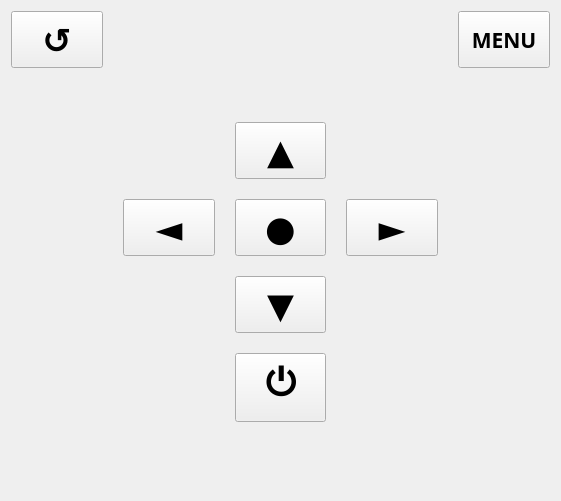
   <widget class="QWidget" name="gridLayoutWidget">
    <property name="geometry">
     <rect>
      <x>40</x>
      <y>528</y>
      <width>561</width>
      <height>459</height>
     </rect>
    </property>
    <layout class="QGridLayout" name="gridLayout">
     <property name="spacing">
      <number>20</number>
     </property>
     <item row="2" column="3">
      <widget class="QLabel" name="label_2">
       <property name="text">
        <string/>
       </property>
      </widget>
     </item>
     <item row="0" column="0">
      <widget class="QPushButton" name="returnButton">
       <property name="sizePolicy">
        <sizepolicy hsizetype="Expanding" vsizetype="Expanding">
         <horstretch>0</horstretch>
         <verstretch>0</verstretch>
        </sizepolicy>
       </property>
       <property name="font">
        <font>
         <family>Noto Sans Adlam</family>
         <pointsize>26</pointsize>
         <weight>75</weight>
         <bold>true</bold>
        </font>
       </property>
       <property name="text">
        <string>↺</string>
       </property>
      </widget>
     </item>
     <item row="4" column="2">
      <widget class="QPushButton" name="downButton">
       <property name="sizePolicy">
        <sizepolicy hsizetype="Expanding" vsizetype="Expanding">
         <horstretch>0</horstretch>
         <verstretch>0</verstretch>
        </sizepolicy>
       </property>
       <property name="font">
        <font>
         <family>Noto Sans Adlam</family>
         <pointsize>26</pointsize>
         <weight>75</weight>
         <bold>true</bold>
        </font>
       </property>
       <property name="text">
        <string>▼</string>
       </property>
      </widget>
     </item>
     <item row="7" column="1">
      <widget class="QLabel" name="label_9">
       <property name="text">
        <string/>
       </property>
      </widget>
     </item>
     <item row="3" column="3">
      <widget class="QPushButton" name="rightButton">
       <property name="sizePolicy">
        <sizepolicy hsizetype="Expanding" vsizetype="Expanding">
         <horstretch>0</horstretch>
         <verstretch>0</verstretch>
        </sizepolicy>
       </property>
       <property name="font">
        <font>
         <family>Noto Sans Adlam</family>
         <pointsize>26</pointsize>
         <weight>75</weight>
         <bold>true</bold>
        </font>
       </property>
       <property name="text">
        <string>►</string>
       </property>
      </widget>
     </item>
     <item row="4" column="1">
      <widget class="QLabel" name="label_3">
       <property name="text">
        <string/>
       </property>
      </widget>
     </item>
     <item row="3" column="4">
      <widget class="QLabel" name="label_13">
       <property name="text">
        <string/>
       </property>
      </widget>
     </item>
     <item row="0" column="4">
      <widget class="QPushButton" name="menuButton">
       <property name="sizePolicy">
        <sizepolicy hsizetype="Expanding" vsizetype="Expanding">
         <horstretch>0</horstretch>
         <verstretch>0</verstretch>
        </sizepolicy>
       </property>
       <property name="font">
        <font>
         <family>Noto Sans Adlam</family>
         <pointsize>16</pointsize>
         <weight>75</weight>
         <bold>true</bold>
        </font>
       </property>
       <property name="text">
        <string>MENU</string>
       </property>
      </widget>
     </item>
     <item row="2" column="2">
      <widget class="QPushButton" name="upButton">
       <property name="sizePolicy">
        <sizepolicy hsizetype="Expanding" vsizetype="Expanding">
         <horstretch>0</horstretch>
         <verstretch>0</verstretch>
        </sizepolicy>
       </property>
       <property name="font">
        <font>
         <family>Noto Sans Adlam</family>
         <pointsize>26</pointsize>
         <weight>75</weight>
         <bold>true</bold>
        </font>
       </property>
       <property name="text">
        <string>▲</string>
       </property>
      </widget>
     </item>
     <item row="5" column="1">
      <widget class="QLabel" name="label_7">
       <property name="text">
        <string/>
       </property>
      </widget>
     </item>
     <item row="3" column="1">
      <widget class="QPushButton" name="leftButton">
       <property name="sizePolicy">
        <sizepolicy hsizetype="Expanding" vsizetype="Expanding">
         <horstretch>0</horstretch>
         <verstretch>0</verstretch>
        </sizepolicy>
       </property>
       <property name="font">
        <font>
         <family>Noto Sans Adlam</family>
         <pointsize>26</pointsize>
         <weight>75</weight>
         <bold>true</bold>
        </font>
       </property>
       <property name="text">
        <string>◄</string>
       </property>
      </widget>
     </item>
     <item row="0" column="2">
      <widget class="QLabel" name="label_11">
       <property name="text">
        <string/>
       </property>
      </widget>
     </item>
     <item row="6" column="1">
      <widget class="QLabel" name="label_8">
       <property name="text">
        <string/>
       </property>
      </widget>
     </item>
     <item row="3" column="2">
      <widget class="QPushButton" name="selectButton">
       <property name="sizePolicy">
        <sizepolicy hsizetype="Expanding" vsizetype="Expanding">
         <horstretch>0</horstretch>
         <verstretch>0</verstretch>
        </sizepolicy>
       </property>
       <property name="font">
        <font>
         <family>Noto Sans Adlam</family>
         <pointsize>26</pointsize>
         <weight>75</weight>
         <bold>true</bold>
        </font>
       </property>
       <property name="text">
        <string>●</string>
       </property>
      </widget>
     </item>
     <item row="2" column="1">
      <widget class="QLabel" name="label">
       <property name="text">
        <string/>
       </property>
      </widget>
     </item>
     <item row="1" column="2">
      <widget class="QLabel" name="label_10">
       <property name="text">
        <string/>
       </property>
      </widget>
     </item>
     <item row="3" column="0">
      <widget class="QLabel" name="label_12">
       <property name="text">
        <string/>
       </property>
      </widget>
     </item>
     <item row="4" column="4">
      <widget class="QLabel" name="label_4">
       <property name="text">
        <string/>
       </property>
      </widget>
     </item>
     <item row="5" column="2">
      <widget class="QPushButton" name="offButton">
       <property name="sizePolicy">
        <sizepolicy hsizetype="Expanding" vsizetype="Expanding">
         <horstretch>0</horstretch>
         <verstretch>0</verstretch>
        </sizepolicy>
       </property>
       <property name="font">
        <font>
         <family>Noto Sans Adlam</family>
         <pointsize>26</pointsize>
         <weight>75</weight>
         <bold>true</bold>
        </font>
       </property>
       <property name="text">
        <string>⏻</string>
       </property>
      </widget>
     </item>
    </layout>
   </widget>
